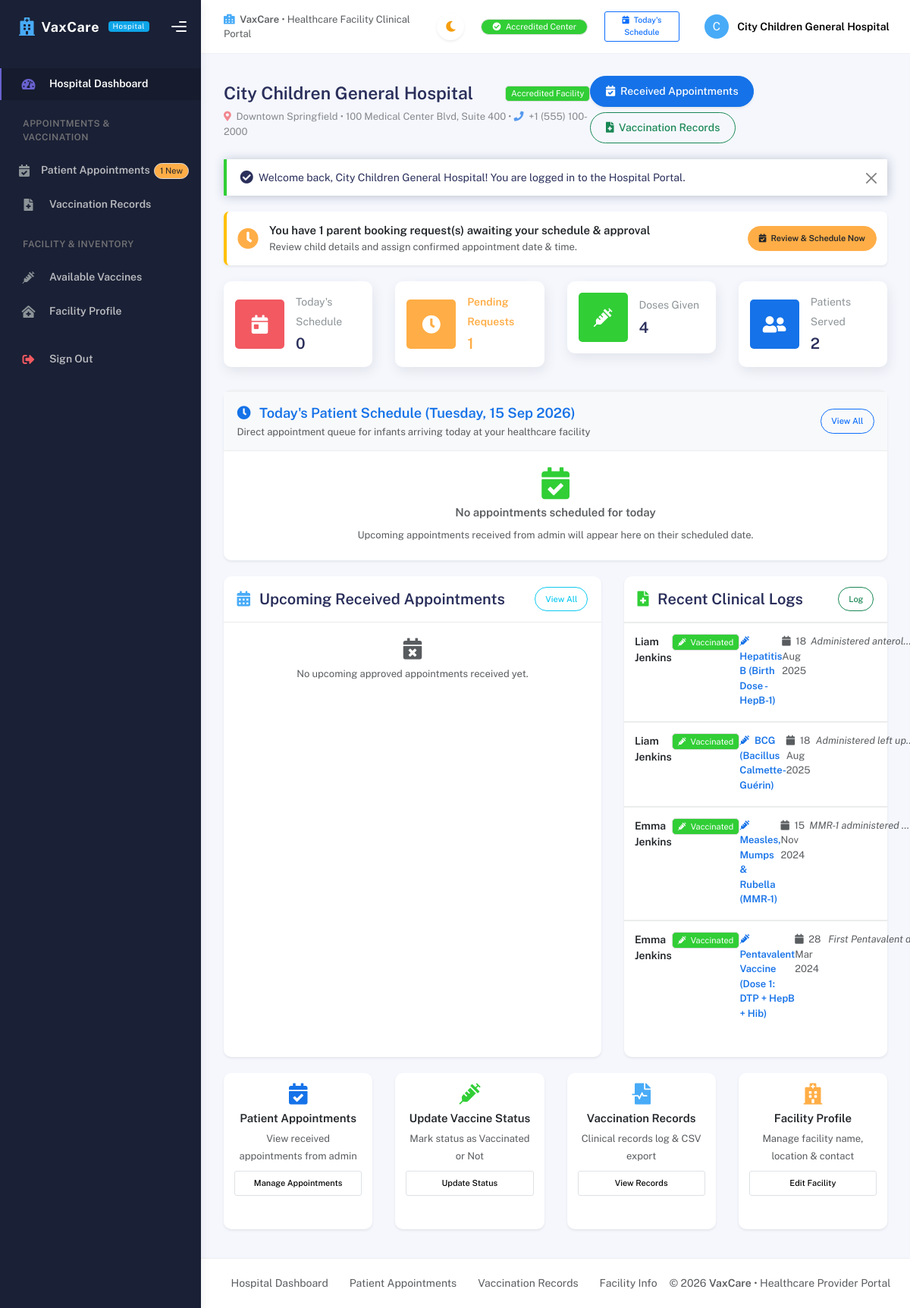
The page /hospital/index.php (signed in) on the database its author committed.
### tables this page shows
CREATE TABLE hospitals (
    hospital_id INT AUTO_INCREMENT PRIMARY KEY,
    role_id INT NOT NULL,
    hospital_name VARCHAR(150) NOT NULL,
    address TEXT,
    location VARCHAR(150),
    phone VARCHAR(20),
    email VARCHAR(100) UNIQUE,
    username VARCHAR(50) NOT NULL UNIQUE,
    password VARCHAR(255) NOT NULL,
    status ENUM('Active', 'Inactive', 'Pending', 'Rejected') DEFAULT 'Pending',

    FOREIGN KEY (role_id)
        REFERENCES roles(role_id)
        ON UPDATE CASCADE
        ON DELETE RESTRICT
);

CREATE TABLE vaccination_records (
    record_id INT AUTO_INCREMENT PRIMARY KEY,

    booking_id INT NOT NULL,
    child_id INT NOT NULL,

    vaccination_date DATE NOT NULL,

    status ENUM(
        'Vaccinated',
        'Not Vaccinated'
    ) NOT NULL,

    remarks TEXT,

    FOREIGN KEY (booking_id)
        REFERENCES bookings(booking_id)
        ON UPDATE CASCADE
        ON DELETE CASCADE,

    FOREIGN KEY (child_id)
        REFERENCES children(child_id)
        ON UPDATE CASCADE
        ON DELETE CASCADE,

    UNIQUE (booking_id)
);

CREATE TABLE children (
    child_id INT AUTO_INCREMENT PRIMARY KEY,
    parent_id INT NOT NULL,
    child_name VARCHAR(100) NOT NULL,
    gender ENUM('Male', 'Female', 'Other') NOT NULL,
    date_of_birth DATE NOT NULL,
    address TEXT,
    notes TEXT,

    FOREIGN KEY (parent_id)
        REFERENCES parents(parent_id)
        ON UPDATE CASCADE
        ON DELETE CASCADE
);

CREATE TABLE vaccines (
    vaccine_id INT AUTO_INCREMENT PRIMARY KEY,
    vaccine_name VARCHAR(150) NOT NULL,
    description TEXT,
    age_group VARCHAR(100),
    stock_status ENUM('Available', 'Unavailable') DEFAULT 'Available'
);

### hospital/index.php (the view, shortened to what the rows shown need)
<?php
require_once __DIR__ . '/includes/header.php';
$hospitalId = $currentHospital['id'];
$recentVaccinations = [];
if ($pdo) {
    try {
        $stmtRec = $pdo->prepare("
            SELECT vr.*, c.child_name, c.date_of_birth, v.vaccine_name, p.name as parent_name
            FROM vaccination_records vr
            JOIN bookings b ON vr.booking_id = b.booking_id
            JOIN children c ON vr.child_id = c.child_id
            JOIN vaccines v ON b.vaccine_id = v.vaccine_id
            JOIN parents p ON c.parent_id = p.parent_id
            WHERE b.hospital_id = ?
            ORDER BY vr.vaccination_date DESC, vr.record_id DESC
            LIMIT 5
        ");
        $stmtRec->execute([$hospitalId]);
        $recentVaccinations = $stmtRec->fetchAll();
    } catch (Exception $e) {
        setFlash('error', 'Error loading hospital dashboard: ' . $e->getMessage());
    }
}
?>
<div class="main-panel">
    <?php require_once __DIR__ . '/includes/navbar.php'; ?>
    <div class="container">
        <div class="page-inner">
            <div class="d-flex align-items-left align-items-md-center flex-column flex-md-row pt-2 pb-4">
                <div>
                    <div class="d-flex align-items-center gap-2 mb-1">
                        <h3 class="fw-bold mb-0"><?= htmlspecialchars($currentHospital['hospital_name']) ?></h3>
                        <span class="badge bg-success">Accredited Facility</span>
                    </div>
                    <div class="op-7 text-muted small">
                        <i class="fas fa-map-marker-alt text-danger me-1"></i> <?= htmlspecialchars($currentHospital['location'] ?? 'Location') ?> &bull;
                        <?= htmlspecialchars($currentHospital['address'] ?? '') ?> &bull;
                        <i class="fas fa-phone text-primary me-1"></i> <?= htmlspecialchars($currentHospital['phone'] ?? '-') ?>
                    </div>
                </div>
            </div>
            <div class="row">
                <div class="col-lg-5 mb-4">
                    <div class="card card-round shadow-sm h-100">
                        <div class="card-body p-0">
                            <?php if (empty($recentVaccinations)): ?>
                                <div class="text-center py-4 text-muted">
                                    <i class="fas fa-notes-medical fa-2x mb-2 text-muted"></i>
                                    <p class="small mb-0">No vaccination records logged yet.</p>
                                </div>
                            <?php else: ?>
                                <ul class="list-group list-group-flush">
                                    <?php foreach ($recentVaccinations as $rv): ?>
                                        <li class="list-group-item p-3">
                                            <div class="d-flex justify-content-between align-items-start mb-1">
                                                <strong class="text-dark"><?= htmlspecialchars($rv['child_name']) ?></strong>
                                                <?= getStatusBadge($rv['status']) ?>
                                            </div>
                                            <div class="small text-primary fw-bold mb-1">
                                                <i class="fas fa-syringe me-1"></i> <?= htmlspecialchars($rv['vaccine_name']) ?>
                                            </div>
                                            <div class="d-flex justify-content-between text-muted small">
                                                <span><i class="fas fa-calendar me-1"></i> <?= formatDate($rv['vaccination_date'], 'd M Y') ?></span>
                                                <span class="fst-italic text-truncate" style="max-width: 140px;"><?= htmlspecialchars($rv['remarks'] ?? '') ?></span>
                                            </div>
                                        </li>
                                    <?php endforeach; ?>
                                </ul>
                            <?php endif; ?>
                        </div>
                    </div>
                </div>
            </div>
        </div>
    </div>
<?php require_once __DIR__ . '/includes/footer.php'; ?>

### hospital/includes/navbar.php (shortened to what the rows shown need)
<div class="main-header">
    <nav class="navbar navbar-header navbar-header-transparent navbar-expand-lg border-bottom">
        <div class="container-fluid">
            <ul class="navbar-nav topbar-nav ms-md-auto align-items-center">
                <li class="nav-item topbar-user dropdown hidden-caret">
                    <a class="dropdown-toggle profile-pic" data-bs-toggle="dropdown" href="#" aria-expanded="false">
                        <div class="avatar-sm">
                            <span class="avatar-title rounded-circle border border-white bg-info text-white font-weight-bold">
                                <?= strtoupper(substr($currentHospital['hospital_name'] ?? 'H', 0, 1)) ?>
                            </span>
                        </div>
                        <span class="profile-username">
                            <span class="fw-bold"><?= htmlspecialchars($currentHospital['hospital_name'] ?? 'Hospital') ?></span>
                        </span>
                    </a>
                </li>
            </ul>
        </div>
    </nav>
</div>

### config/helpers.php (shortened to what the rows shown need)
<?php
function formatDate($dateStr, $format = 'd M Y') {
    try {
        $date = new DateTime($dateStr);
        return $date->format($format);
    } catch (Exception $e) {
        return htmlspecialchars($dateStr);
    }
}
function getStatusBadge($status) {
    return match ($status) {
        'Approved'   => '<span class="badge bg-info text-white"><i class="fas fa-check-circle me-1"></i> Approved</span>',
        'Completed'  => '<span class="badge bg-success"><i class="fas fa-check-double me-1"></i> Completed</span>',
        'Vaccinated' => '<span class="badge bg-success"><i class="fas fa-syringe me-1"></i> Vaccinated</span>',
        'Not Vaccinated' => '<span class="badge bg-danger"><i class="fas fa-times me-1"></i> Not Vaccinated</span>',
        'Pending'    => '<span class="badge bg-warning text-dark"><i class="fas fa-clock me-1"></i> Pending</span>',
        'Rejected'   => '<span class="badge bg-danger"><i class="fas fa-ban me-1"></i> Rejected</span>',
        'Active'     => '<span class="badge bg-success">Active</span>',
        'Inactive'   => '<span class="badge bg-secondary">Inactive</span>',
        default      => '<span class="badge bg-secondary">' . htmlspecialchars((string)$status) . '</span>',
    };
}

### rows shown on the page
hospitals: hospital_name "C", hospital_name "City Children General Hospital", location "Downtown Springfield", address "100 Medical Center Blvd, Suite 400", phone "+1 (555) 100-2000"
vaccination_records: child.child_name "Liam Jenkins", status "Vaccinated", vaccines.vaccine_name "Hepatitis B (Birth Dose - HepB-1)", vaccination_date "18 Aug 2025", remarks "Administered anterol…"
vaccination_records: child.child_name "Liam Jenkins", status "Vaccinated", vaccines.vaccine_name "BCG (Bacillus Calmette-Guérin)", vaccination_date "18 Aug 2025", remarks "Administered left up…"
vaccination_records: child.child_name "Emma Jenkins", status "Vaccinated", vaccines.vaccine_name "Measles, Mumps & Rubella (MMR-1)", vaccination_date "15 Nov 2024", remarks "MMR-1 administered…"
vaccination_records: child.child_name "Emma Jenkins", status "Vaccinated", vaccines.vaccine_name "Pentavalent Vaccine (Dose 1: DTP + HepB + Hib)", vaccination_date "28 Mar 2024", remarks "First Pentavalent do…"

### other values the page prints
$pendingAppointmentsCount "1"
$flash['message'] "Welcome back, City Children General Hospital! You are logged in to the Hospital Portal."
$pendingRequestsCount "1"
count($todayAppointments) "0"
$totalAdministeredCount "4"
$totalPatientsCount "2"
